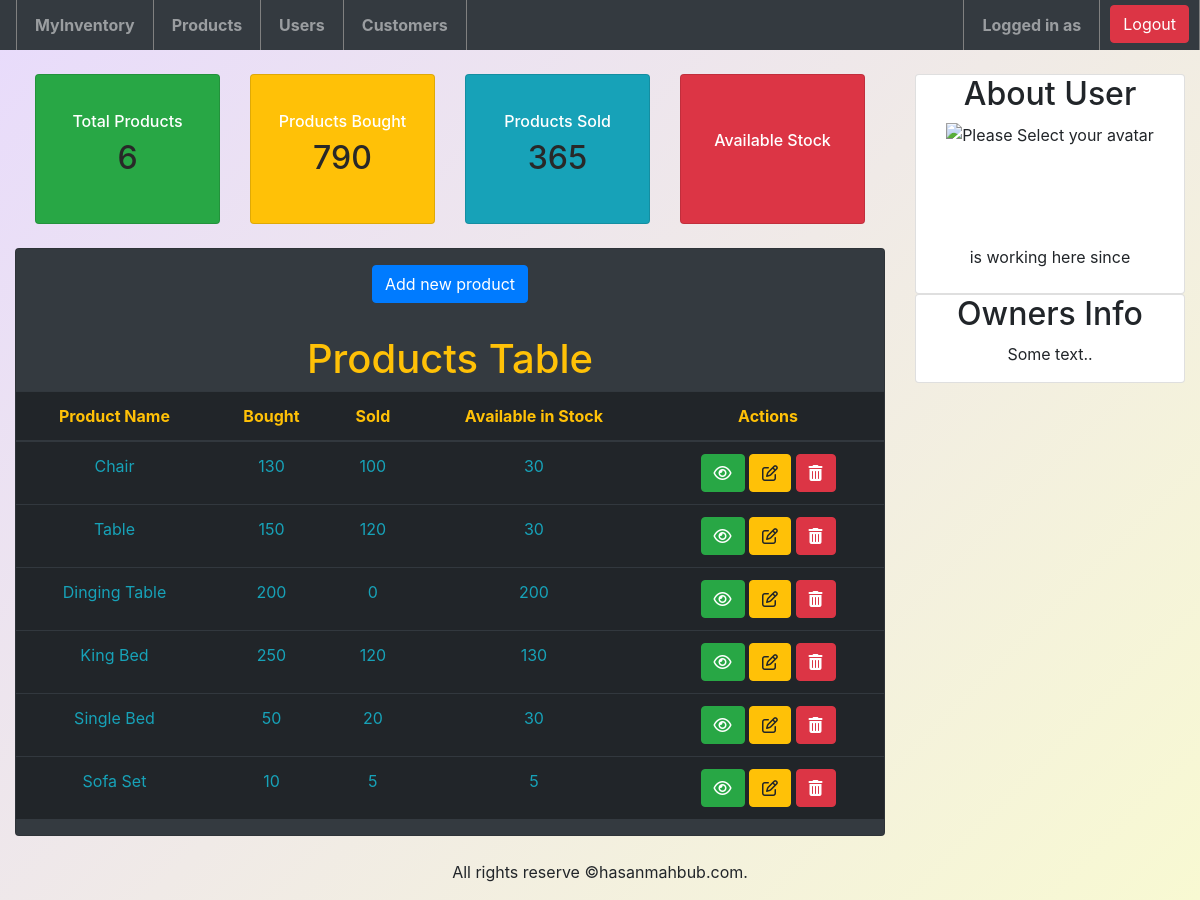
/products.php, run on the app's committed database.
### tables this page shows
CREATE TABLE `products` (
  `id` int(11) NOT NULL,
  `name` varchar(100) NOT NULL,
  `bought` int(11) NOT NULL DEFAULT 0,
  `sold` int(11) NOT NULL DEFAULT 0,
  `image` varchar(300) NOT NULL,
  `created_at` datetime DEFAULT NULL,
  `updated_at` datetime NOT NULL DEFAULT current_timestamp()
);

### products.php (the view, shortened to what this page needs)
<?php include './inc/header.php'; ?>
<?php include './inc//navigation.php'; ?>
<?php
$sql = "SELECT * FROM products";
$products = $conn->query($sql);
$sql = "SELECT COUNT(*) as total_products FROM products";
$totalProducts = mysqli_fetch_assoc($conn->query($sql));
$sql = "SELECT SUM(bought) as total_bought FROM products";
$totalBoughts = mysqli_fetch_assoc($conn->query($sql));
$sql = "SELECT SUM(sold) as total_sold FROM products";
$totalSold = mysqli_fetch_assoc($conn->query($sql));
?>
<div class="pt-4">
    <div class="row w-100 p-0 m-0" style="padding-top: 40px;">
        <div class="col-9">
            <div class="pb-4">
                <section class="row" style="padding-left: 20px; padding-right: 20px;">
                    <div class="col-3">
                        <div style="height:150px ;" class="card card-green bg-success text-white
                         d-flex justify-content-center align-items-center flex-column
                        ">
                            <h6>Total Products </h6>
                            <h2 style="color: #282828; text-align: center;">
                                <?php echo $totalProducts['total_products'];
                                ?>
                            </h2>
                        </div>
                    </div>
                    <div class="col-3">
                        <div style="height:150px ;" class="card card-yellow bg-warning text-white
                         d-flex justify-content-center align-items-center flex-column
                        ">
                            <h6>Products Bought </h6>
                            <h2 style="color: #282828; text-align: center;">
                                <?php echo $totalBoughts['total_bought'];
                                ?>
                            </h2>
                        </div>
                    </div>
                    <div class="col-3 ">
                        <div style="height:150px ;" class="card card-blue bg-info text-white
                          d-flex justify-content-center align-items-center flex-column
                        ">
                            <h6>Products Sold </h6>
                            <h2 style="color: #282828; text-align: center;">
                                <?php echo $totalSold['total_sold'];
                                ?>
                            </h2>
                        </div>
                    </div>
                    <div class="col-3">
                        <div style="height:150px ;" class="card card-red bg-danger text-white
                          d-flex justify-content-center align-items-center flex-column
                        ">
                            <h6>Available Stock </h6>
                        </div>
                    </div>
                </section>
            </div>
            <div class="card bg-dark">
                <div class="table_container">
                    <div class="pt-3 pb-3 text-center">
                        <button type="button" class="btn btn-primary" data-toggle="modal" data-target="#exampleModal">
                            Add new product
                        </button>
                    </div>
                    <h1 class="text-warning" style="text-align: center;">Products Table</h1>
                    <div class="table-responsive">
                        <table class="table table-dark text-center" id="table" data-toggle="table" data-search="true" data-filter-control="true" data-show-export="true" data-click-to-select="true" data-toolbar="#toolbar">
                            <thead class="thead text-warning">
                                <tr>
                                    <th data-field="date" data-filter-control="select" data-sortable="true">Product Name</th>
                                    <th data-field="examen" data-filter-control="select" data-sortable="true"> Bought</th>
                                    <th data-field="note" data-sortable="true">Sold</th>
                                    <th data-field="note" data-sortable="true">Available in Stock</th>
                                    <th data-field="note" data-sortable="true">Actions</th>
                                </tr>
                            </thead>
                            <tbody class="text-info">
                                <?php
                                if (mysqli_num_rows($products) > 0) {
                                    while ($row = mysqli_fetch_assoc($products)) {
                                        $stock = $row['bought'] - $row['sold'];
                                ?>
                                        <tr>
                                            <td class="text-capitalize"><?php echo $row['name']; ?></td>
                                            <td class=""><?php echo  $row['bought']; ?></td>
                                            <td class=""><?php echo  $row['sold']; ?></td>
                                            <td class=""><?php echo  $stock; ?></td>
                                            <td class="">
                                                <a class="btn btn-success" href="<?php echo 'viewProduct.php?id=' . $row['id'] ?>">
                                                    <i class="fa-regular fa-eye"></i>
                                                </a>
                                                <a class="btn btn-warning" href="<?php echo 'editProduct.php?id=' . $row['id'] ?>">
                                                    <i class="fa-regular fa-pen-to-square"></i>
                                                </a>
                                                <a class="btn btn-danger" href="<?php echo 'deleteProduct.php?id=' . $row['id'] ?>">
                                                    <i class="fa-solid fa-trash-can"></i>
                                                </a>
                                            </td>
                                        </tr>
                                <?php
                                    }
                                } else {
                                    echo "<p> No Products found </p>";
                                }
                                ?>
                            </tbody>
                        </table>
                    </div>
                </div>
            </div>
        </div>
        <div class="col-3">
            <div class="card  text-center">
                <h2>About User</h2>
                <div style="height:100px;"><img src="<?php
                                                        ?>" height="100px;" width="100px;" class="img-circle" alt="Please Select your avatar"></div>
                <p>
                     is working here since
                </p>
            </div>
            <div class="card text-center">
                <h2>Owners Info</h2>
                <p>Some text..</p>
            </div>
        </div>
    </div>
</div>
<?php include './inc/footer.php'; ?>

### inc/header.php (shortened to what this page needs)
<!doctype html>
<html lang="en">
<head>
    <link rel="stylesheet" href="https://cdn.jsdelivr.net/npm/bootstrap@4.0.0/dist/css/bootstrap.min.css">
    <link rel="stylesheet" href="https://cdnjs.cloudflare.com/ajax/libs/font-awesome/6.2.1/css/all.min.css" />
    <link rel="stylesheet" type="text/css" href="css/style.css">
    <link rel="stylesheet" type="text/css" href="css/register.css">
    <link rel="stylesheet" type="text/css" href="css/login.css">
    <link rel="stylesheet" href="css/navigation.css">
</head>
<body>

### inc/navigation.php (shortened to what this page needs)
<?php
$user = $_SESSION['user'];
$url = $_SERVER['SCRIPT_NAME'];
$page = '/projects/inventory';
?>
<nav class="navbar navbar-expand-md navbar-dark bg-dark p-0 ps-4 pe-4 dahsboard-nav">
    <div class="collapse navbar-collapse  " id="navbarSupportedContent">
        <ul class="navbar-nav mr-auto">
            <li class="nav-item <?php echo $url == $page . '/dashboard.php' ? 'active' : ''; ?> transition">
                <a class="nav-link" href="dashboard.php">MyInventory <span class="sr-only">(current)</span></a>
            </li>
            <li class="nav-item <?php echo $url == $page . '/products.php' ? 'active' : ''; ?> transition">
                <a class="nav-link" href="products.php">Products <span class="sr-only">(current)</span></a>
            </li>
            <li class="nav-item <?php echo $url == $page . '/users.php' ? 'active' : ''; ?> transition">
                <a class="nav-link" href="users.php">Users</a>
            </li>
            <li class="nav-item <?php echo $url == $page . '/customers.php' ? 'active' : ''; ?> transition">
                <a class="nav-link " href="customers.php">Customers</a>
            </li>
        </ul>
        <ul class="navbar-nav logged-in">
            <li class="nav-item bg-dark transition">
                <a class="nav-link transition" href="#">
                    Logged in as <b class="user" style="color:gold;"> <?php echo $user ?> </b>
                </a>
            </li>
            <li class="nav-item bg-dark transition">
                <a class="btn btn-danger" href="logout.php">
                    Logout
                </a>
            </li>
        </ul>
    </div>
</nav>

### inc/footer.php (shortened to what this page needs)
<div class="pt-4">
   <div class="container">
       <p class="text-center"> All rights reserve &copy;hasanmahbub.com. </p>
   </div>
</div>
</body>
</html>

### css/style.css (style rules this page uses)
body { background-color: #f8f9d2; background-image: linear-gradient(315deg, #f8f9d2 0%, #e8dbfc 100%); }
a { text-decoration: none !important; }
.transition { transition: 0.3s ease-in-out; }

### css/navigation.css (style rules this page uses)
.navbar.dahsboard-nav .navbar-nav li.nav-item:nth-child(1) { border-left: 1px solid gray; }
.navbar.dahsboard-nav .navbar-nav li.nav-item { border-right: 1px solid gray; padding: 5px 0px; }
.navbar.dahsboard-nav .navbar-nav li.nav-item { border-right: 1px solid gray; padding: 5px 10px; }
.navbar.dahsboard-nav .navbar-nav li.nav-item a.nav-link { font-size: 16px; font-weight: 700; }

### data on the page
products: name "Chair", bought "130", sold "100", stock "30"
products: name "Table", bought "150", sold "120", stock "30"
products: name "Dinging Table", bought "200", sold "0"
products: name "King Bed", bought "250", sold "120", stock "130"
products: name "Single Bed", bought "50", sold "20", stock "30"
products: name "Sofa Set", bought "10", sold "5"

### other printed values
$totalProducts['total_products'] "6"
$totalBoughts['total_bought'] "790"
$totalSold['total_sold'] "365"
